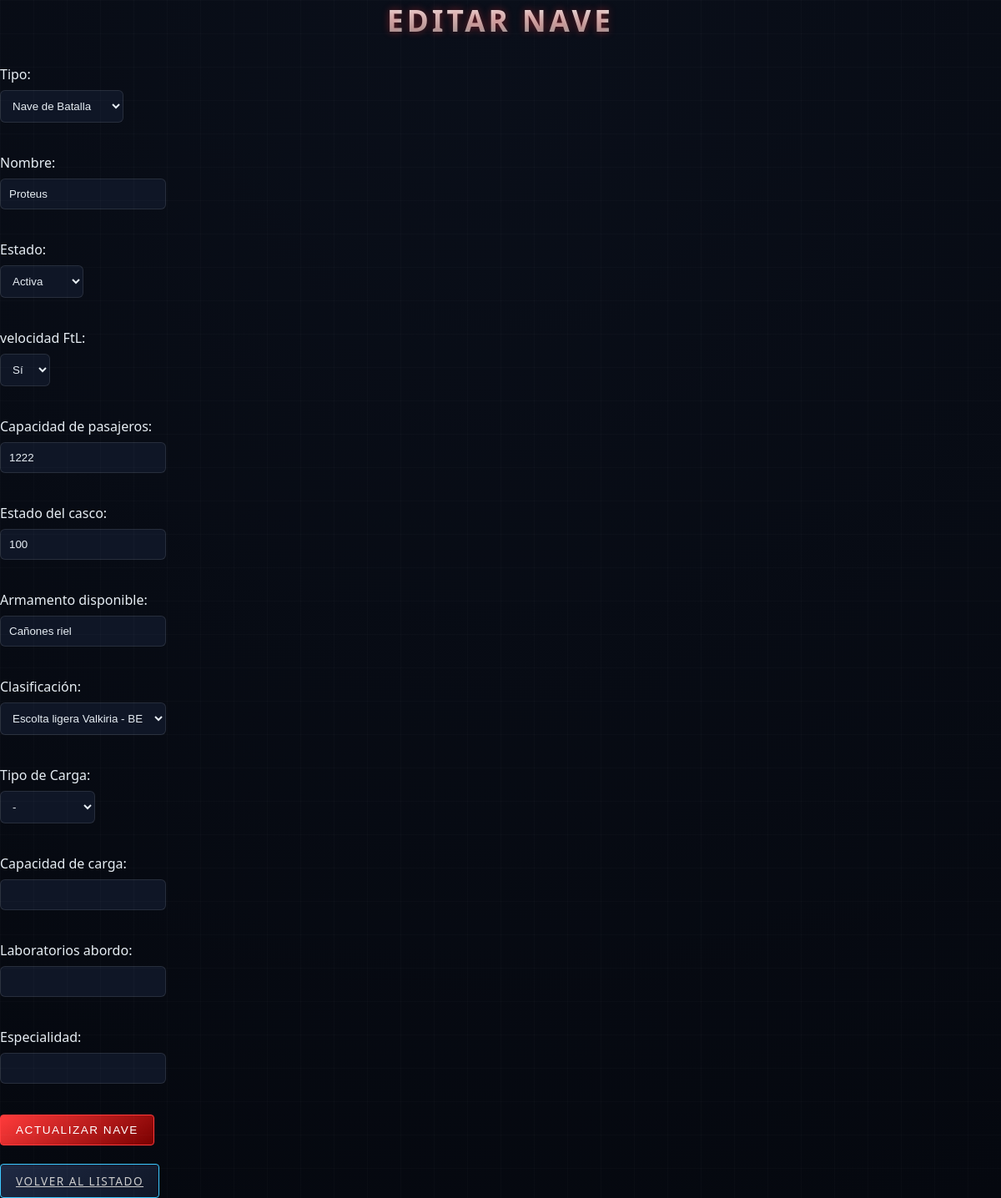
Screenshot of /index.php?accion=editar&id=6 (signed in) with the database file from the repository.
### tables this page shows
CREATE TABLE `naves` (
  `id` int NOT NULL,
  `nombre` varchar(100) DEFAULT NULL,
  `tipo` enum('Batalla','Carguera','Cientifica') NOT NULL,
  `estado` enum('Activa','Dañada','Destruida') NOT NULL,
  `velocidadFTL` tinyint(1) DEFAULT NULL,
  `capacidadPasajeros` int DEFAULT NULL,
  `armamento` varchar(100) DEFAULT NULL,
  `puntosCasco` int DEFAULT (100),
  `clasificacion` enum('Battlestar','Escolta','Destructor') DEFAULT NULL,
  `tipoCarga` enum('Armamento','Ciudadanos','Secreto') DEFAULT NULL,
  `capacidadCarga` int DEFAULT NULL,
  `numLaboratorios` int DEFAULT NULL,
  `especialidad` varchar(100) DEFAULT NULL,
  `cylonSospechoso` tinyint(1) DEFAULT NULL
);

### controllers/NaveController.php (called while the page is built, shortened)
<?php
class NaveController
{
    private $gestor;
    public function __construct($gestor)
    {
        $this->gestor = $gestor;
    }
    public function editar()
    {
        $id = $_GET['id'] ?? null;
        $nave = ($this->gestor->buscar($id));
        include "views/editar.php";
    }
}

### models/GestorPDO.php (called while the page is built, shortened)
<?php
class GestorPDO
{
    private $db;
    public function __construct()
    {
        $this->db =Connection:: getInstance()->getConn();
    }
    public function buscar($id)
    {
        $consulta = "SELECT * FROM naves WHERE id = ?";
        $rtdo = $this->db->prepare($consulta);
        $rtdo->execute([$id]);
        $value = $rtdo->fetch(PDO::FETCH_ASSOC);
        if ($value['tipo'] == "Batalla") {
            return new NaveBatalla($value['id'], $value['nombre'], $value['estado'], $value['velocidadFTL'], $value['capacidadPasajeros'], $value['puntosCasco'], $value['cylonSospechoso'], $value['armamento'], $value['clasificacion']);
        } elseif ($value['tipo'] == "Carguera") {
            return new NaveCarguera($value['id'], $value['nombre'], $value['estado'], $value['velocidadFTL'], $value['capacidadPasajeros'], $value['puntosCasco'], $value['cylonSospechoso'], $value['tipoCarga'], $value['capacidadCarga']);
        } else {
            return new NaveCientifica($value['id'], $value['nombre'], $value['estado'], $value['velocidadFTL'], $value['capacidadPasajeros'], $value['puntosCasco'], $value['cylonSospechoso'], $value['numLaboratorios'], $value['especialidad']);
        }
    }
}

### autoload.php (called while the page is built, shortened)
<?php
spl_autoload_register(function ($class) {
    $paths = ['models/', 'controllers/'];
    foreach ($paths as $path) {
        $file = __DIR__ . '/' . $path . $class . '.php';
        if (file_exists($file)) {
            return;
        }
    }
});

### models/Connection.php (called while the page is built, shortened)
<?php
class Connection
{
    protected $pdo;
    private $configFile = "conf.json";
    private static $instance = null;
    public static function getInstance()
    {
        if (self::$instance === null) {
            self::$instance = new self();
        }
        return self::$instance;
    }
    private function makeConnection()
    {
        try {
            $configData = file_get_contents($this->configFile);
            $c = json_decode($configData, true);
            $dsn = "mysql:host=" . $c['host'] . ";dbname=" . $c['db'];
            $this->pdo = new PDO($dsn, $c['userName'], $c['password']);
        } catch (PDOException $e) {
            echo "<b>Mensaje:</b> " . $e->getMessage() . "<br>";
            echo "<b>Código de error MySQL:</b> " . $e->getCode() . "<br>";
        } catch (Exception $e) {
            echo "Error de sistema: " . $e->getMessage();
        }
    }
    public function getConn()
    {
        return $this->pdo;
    }
}

### models/Nave.php (called while the page is built, shortened)
<?php
abstract class Nave
{
    protected $nombre;
    protected $velocidadFtL;
    protected $capacidadPasajeros;
    protected $puntosDeCasco = 100;
    public function __construct($id, $nombre, $estado, $velocidadFtL, $capacidadPasajeros, $puntosDeCasco, $cylonSospechoso)
    {
        $this->nombre = $nombre;
        $this->velocidadFtL = $velocidadFtL;
        $this->capacidadPasajeros = $capacidadPasajeros;
        $this->puntosDeCasco = $puntosDeCasco;
    }
    public function getNombre()
    {
        return $this->nombre;
    }
    public function getVelocidadFtL()
    {
        return $this->velocidadFtL;
    }
    public function getCapacidadPasajeros()
    {
        return $this->capacidadPasajeros;
    }
    public function getPuntosDeCasco()
    {
        return $this->puntosDeCasco;
    }
}
?>

### models/NaveBatalla.php (called while the page is built, shortened)
<?php
class NaveBatalla extends Nave
{
    protected $armamento;
    protected $clasificacion;
    public function __construct($id, $nombre, $estado, $velocidadFtL, $capacidadPasajeros,$puntosDeCasco,$cylonSospechoso,$armamento,$clasificacion)
    {
        $this->armamento = $armamento;
        $this->clasificacion = $clasificacion;
    }
    public function getArmamento()
    {
        return $this->armamento;
    }
    public function getClasificacion()
    {
        return $this->clasificacion;
    }
    }
?>

### views/editar.php (the view, shortened to what this page needs)
<!DOCTYPE html>
<html>
<head>
    <link rel="stylesheet" href="style.css">
</head>
<body>
    <h1>Editar Nave</h1>
    <form method="POST">
        Tipo:<br>
        <select name="tipo" required style="width: auto;">
            <option value="NaveBatalla" <?= ($nave instanceof NaveBatalla) ? 'selected' : '' ?>>Nave de Batalla</option>
        </select><br><br>
        Nombre:<br>
        <input type="text" name="nombre" value="<?= $nave->getNombre() ?>" required style="width: auto;"><br><br>
        Estado:<br>
        <select name="estado" required style="width: auto;">
            <option value="Activa">Activa</option>
        </select><br><br>
        velocidad FtL:<br>
        <select name="velocidadFtL" required style="width: auto;">
            <option value="1" <?= ($nave->getVelocidadFtL() == 1) ? 'selected' : '' ?>>Sí</option>
        </select><br><br>
        Capacidad de pasajeros:<br>
        <input type="number" name="capacidadPasajeros" value="<?= $nave->getCapacidadPasajeros() ?>" required
            style="width: auto;"><br><br>
        Estado del casco:<br>
        <input type="number" name="puntosDeCasco" value="<?= $nave->getPuntosDeCasco() ?>" required
            style="width: auto;"><br><br>
        Armamento disponible:<br>
        <input type="text" name="armamento" value="<?= $nave instanceof NaveBatalla ? $nave->getArmamento() : '' ?>"
            style="width: auto;"><br><br>
        Clasificación:<br>
        <select name="clasificacion" style="width: auto;">
            <option value="Escolta" <?= $nave instanceof NaveBatalla && $nave->getClasificacion() == 'Escolta' ? 'selected' : '' ?>>Escolta ligera Valkiria - BE</option>
        </select><br><br>
        Tipo de Carga:<br>
        <select name="tipoCarga" style="width: auto;">
            <option value="">-</option>
        </select><br><br>
        Capacidad de carga:<br>
        <input type="number" name="capacidadDeCarga"
            value="<?= $nave instanceof NaveCarguera ? $nave->getCapacidadDeCarga() : '' ?>"
            style="width: auto;"><br><br>
        Laboratorios abordo:<br>
        <input type="number" name="numeroLaboratorios"
            value="<?= $nave instanceof NaveCientifica ? $nave->getNumeroLaboratorios() : '' ?>"
            style="width: auto;"><br><br>
        Especialidad:<br>
        <input type="text" name="especialidad"
            value="<?= $nave instanceof NaveCientifica ? $nave->getEspecialidad() : '' ?>" style="width: auto;"><br><br>
        <button type="submit" class="btn btn-primary">Actualizar nave</button>
    </form>
    <br>
    <a href="index.php" class="btn btn-secondary">Volver al listado</a>
</body>
</html>

### style.css (style rules this page uses)
* { margin: 0; padding: 0; box-sizing: border-box; }
body { font-family: "Orbitron", "Segoe UI", sans-serif; background: radial-gradient(circle at top, #0a0f1a, #05080f); color: #e6edf3; min-height: 100vh; }
body::before { content: ""; position: fixed; width: 100%; height: 100%; background-image: linear-gradient(rgba(255,255,255,0.02) 1px, transparent 1px), linear-gradient(90deg, rgba(255,255,255,0.02) 1px, transparent 1px); background-size: 40px 40px; pointer-events: none; }
h1 { font-size: 2.2rem; text-align: center; letter-spacing: 4px; text-transform: uppercase; background: linear-gradient(180deg, #ffffff, #888); -webkit-background-clip: text; -webkit-text-fill-color: transparent; text-shadow: 0 0 10px rgba(255, 50, 50, 0.4); margin-bottom: 30px; }
.btn { display: inline-block; padding: 10px 18px; font-size: 0.85rem; text-transform: uppercase; letter-spacing: 1.5px; border-radius: 4px; cursor: pointer; border: 1px solid transparent; transition: all 0.2s ease; }
.btn-primary { background: linear-gradient(145deg, #ff3b3b, #7a0000); color: white; border: 1px solid #ff3b3b; }
.btn-secondary { background: linear-gradient(145deg, #1f2a44, #0f1626); color: #ccc; border: 1px solid #3bc9ff; }
input, select, textarea { width: 100%; padding: 10px; margin: 8px 0 15px; background: #0f1626; border: 1px solid rgba(255,255,255,0.1); color: #e6edf3; border-radius: 6px; }

### rows the page displays
naves: nombre "Proteus", velocidadFtL "Sí", capacidadPasajeros "1222", puntosDeCasco "100", armamento "Cañones riel", clasificacion "Escolta ligera Valkiria - BE"
